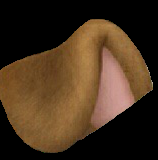
#> input picture filters/dog_left_ear.png, 158 x 160 px
$ python dog_filters.py
#> lines starting #> are read from the running program, lines starting #| are printed output that depends on the picture
import cv2
import matplotlib.pyplot as plt

dog_left_ear  = cv2.imread('filters/dog_left_ear.png', cv2.IMREAD_UNCHANGED) # rgba
#> dog_left_ear is the input picture: shape (160, 158, 4); mean B, G, R, A 30.1, 50.2, 70.6, 130.6
dog_right_ear = cv2.imread('filters/dog_right_ear.png',cv2.IMREAD_UNCHANGED)
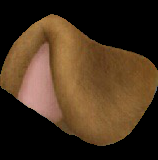
#> input picture filters/dog_right_ear.png, 158 x 160 px
#> dog_right_ear is the input picture: shape (160, 158, 4); mean B, G, R, A 30.1, 50.5, 71.1, 131.2
dog_nose = cv2.imread('filters/dog_nose.png', cv2.IMREAD_UNCHANGED)
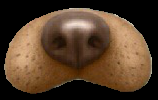
#> input picture filters/dog_nose.png, 158 x 100 px
#> dog_nose is the input picture: shape (100, 158, 4); mean B, G, R, A 40.9, 60.7, 83, 156.7
dog_tongue = cv2.imread('filters/dog_tongue.png', cv2.IMREAD_UNCHANGED)
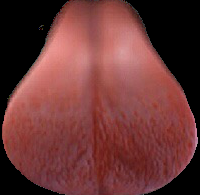
#> input picture filters/dog_tongue.png, 200 x 195 px
#> dog_tongue is the input picture: shape (195, 200, 4); mean B, G, R, A 54.4, 55.4, 107.6, 178.2

dog_filters = [dog_left_ear, dog_right_ear, dog_nose, dog_tongue]

class Dog_filters:
    # [157 lines left out: functions __init__, resize_filter, put_dog_left_ear, put_dog_right_ear, put_dog_nose, put_dog_tongue and 1 more, not called in this run]
